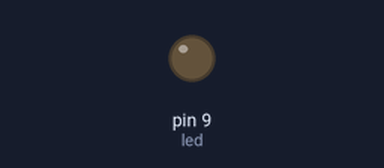
The sketch below on a simulated Arduino Uno, built with avr-gcc and run on an emulated ATmega328P. Shown: output pins drawn as LEDs (lit = HIGH).

Above: at 0.05 s.
At 0.75 s:
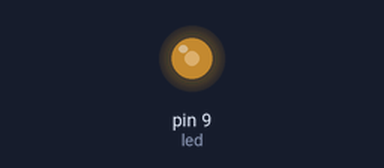
At 1.5 s:
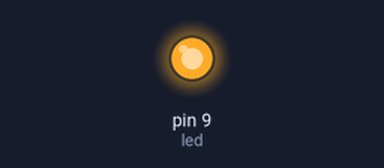
Timing chart, 0 to 3.5 s (numbered marks = the images above):
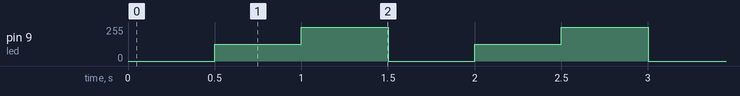

Measured:
- by itself, pin 9 (led): repeats every 1.5 s: 255/255 0.50 s, 0/255 0.50 s, 125/255 0.50 s

The sketch:

clase5.ino
```cpp
// escritura digital en arduino
int led = 9 ;
int descanso = 500;
int brillo = 0;
int brillo2 = 125;
int brillo3 = 255;
void setup() {
  // put your setup code here, to run once:
  pinMode(led,OUTPUT);

}

void loop() {
  // put your main code here, to run repeatedly:
analogWrite(led,brillo);
delay(descanso);
analogWrite(led,brillo2);
delay(descanso);
analogWrite(led,brillo3);
delay(descanso);
}
```
